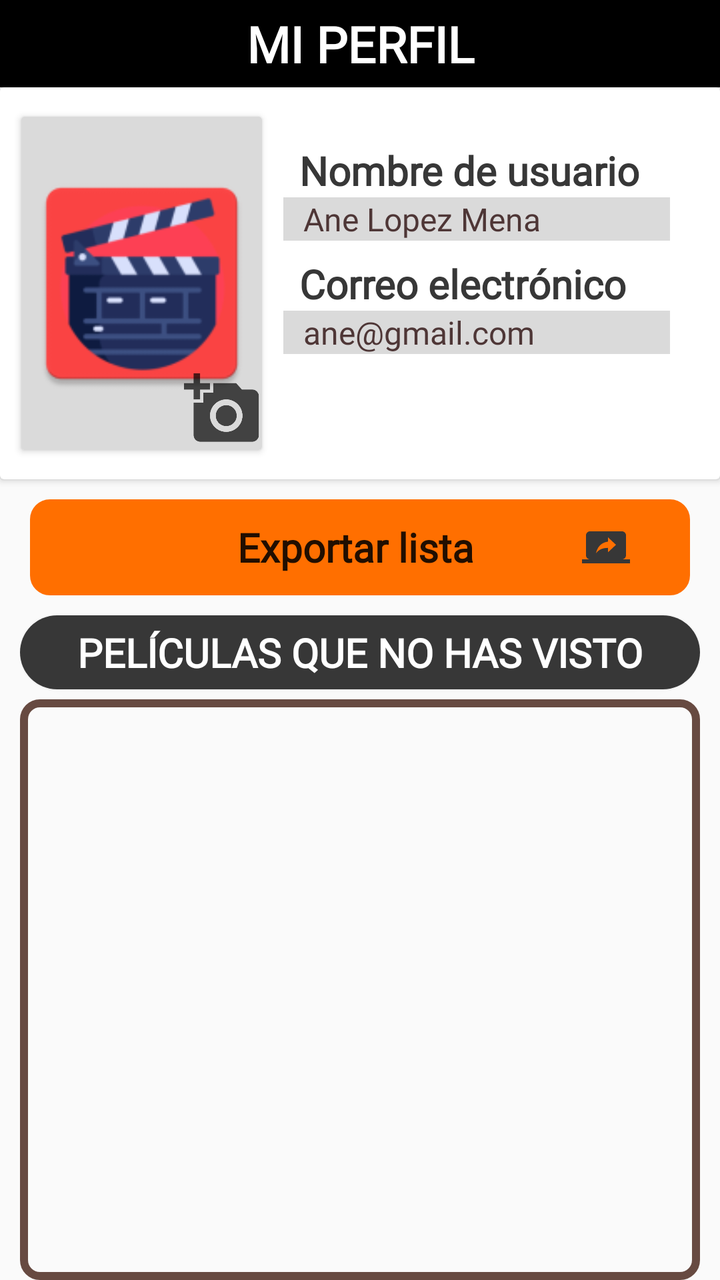
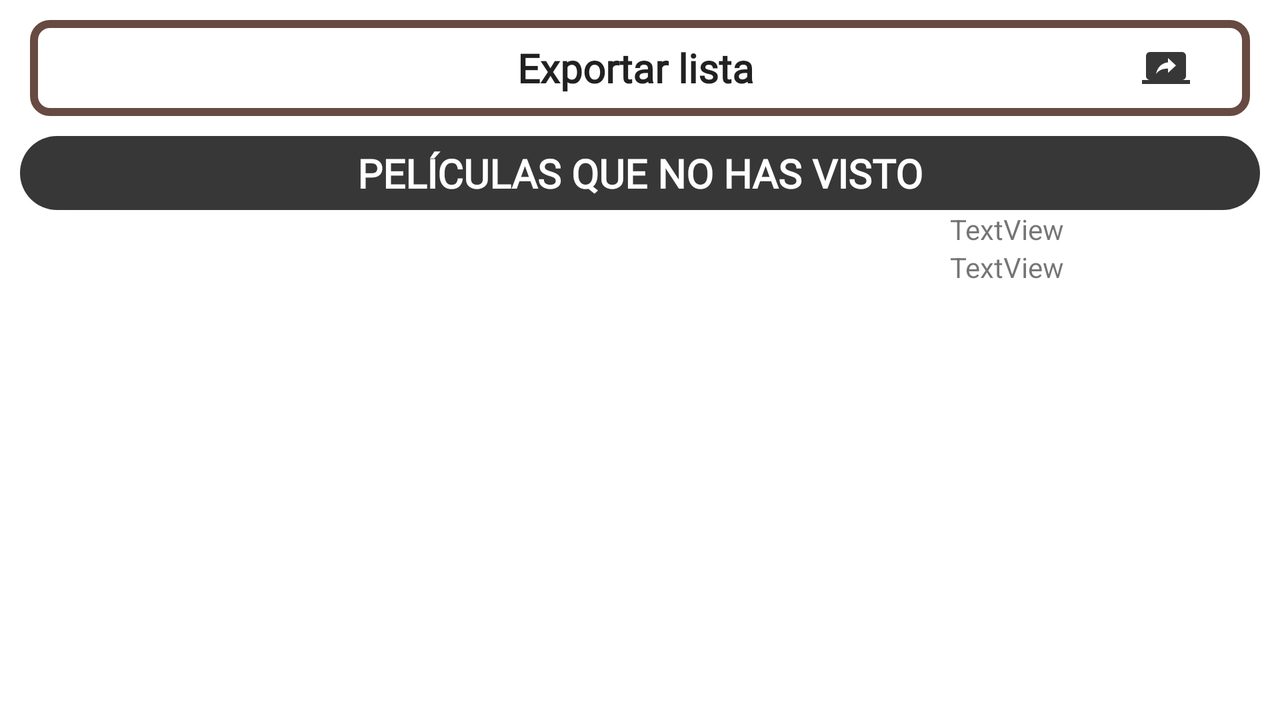

First picture: res/layout/ on a phone held upright. Second picture: the repository's own variant of that layout, on a device whose configuration matches the variant's folder. Source for both follows.
<!-- AndroidManifest.xml: application theme TemaAplicacion -->
<!-- res/layout/fragment_slideshow.xml -->
<?xml version="1.0" encoding="utf-8"?>
<LinearLayout xmlns:android="http://schemas.android.com/apk/res/android"
    xmlns:app="http://schemas.android.com/apk/res-auto"
    xmlns:tools="http://schemas.android.com/tools"
    android:layout_width="match_parent"
    android:layout_height="match_parent"
    android:orientation="vertical"
    tools:context=".fragments.ui.sin_ver.Frag_SinVer">

    <TextView
        android:id="@+id/textView12"
        android:layout_width="match_parent"
        android:layout_height="wrap_content"
        android:text="@string/text_perfil"
        style="@style/titulos"
        android:background="@color/black"/>

    <androidx.cardview.widget.CardView
        android:layout_width="match_parent"
        android:layout_height="196dp">

        <LinearLayout
            android:layout_width="match_parent"
            android:layout_height="match_parent"
            android:orientation="horizontal">

            <androidx.cardview.widget.CardView
                android:layout_width="0dp"
                android:layout_height="match_parent"
                android:scaleX="0.85"
                android:scaleY="0.85"
                android:backgroundTint="@color/azul_cian"
                android:elevation="20dp"
                android:layout_weight="0.65">

                <androidx.constraintlayout.widget.ConstraintLayout
                    android:layout_width="match_parent"
                    android:layout_height="match_parent">

                    <ImageView
                        android:id="@+id/iv_perfil"
                        android:layout_width="match_parent"
                        android:layout_height="match_parent"
                        app:layout_constraintEnd_toEndOf="parent"
                        app:layout_constraintStart_toStartOf="parent"
                        app:layout_constraintTop_toTopOf="parent"
                        tools:src="@mipmap/ic_launcher" />

                    <ImageView
                        android:id="@+id/camara_small"
                        android:layout_width="46dp"
                        android:layout_height="48dp"
                        android:src="@drawable/cambiar_foto"
                        app:layout_constraintBottom_toBottomOf="parent"
                        app:layout_constraintEnd_toEndOf="parent" />
                </androidx.constraintlayout.widget.ConstraintLayout>

            </androidx.cardview.widget.CardView>

            <LinearLayout
                android:layout_width="0dp"
                android:layout_height="match_parent"
                android:layout_weight="1"
                android:paddingRight="25dp"
                android:orientation="vertical">

                <Space
                    android:layout_width="match_parent"
                    android:layout_height="20dp" />

                <TextView
                    android:id="@+id/textView11"
                    android:layout_width="match_parent"
                    android:layout_height="wrap_content"
                    android:text="@string/nombredeusuario"
                    style="@style/cabeceras"/>

                <TextView
                    android:id="@+id/perfil_nombre"
                    android:layout_width="match_parent"
                    android:layout_height="wrap_content"
                    android:background="@color/azul_cian"
                    android:fontFamily="@font/montserrat"
                    android:paddingLeft="10dp"
                    android:paddingRight="10dp"
                    android:text="Ane Lopez Mena"
                    android:textColor="@color/azul_oscuro"
                    android:textSize="16dp" />

                <TextView
                    android:id="@+id/textView13"
                    android:layout_width="match_parent"
                    android:layout_height="wrap_content"
                    android:text="@string/text_perfil_email"
                    style="@style/cabeceras"/>

                <TextView
                    android:id="@+id/perfil_email"
                    android:layout_width="match_parent"
                    android:layout_height="wrap_content"
                    android:background="@color/azul_cian"
                    android:paddingLeft="10dp"
                    android:paddingRight="10dp"
                    android:text="ane@gmail.com"
                    android:fontFamily="@font/montserrat"
                    android:textColor="@color/azul_oscuro"
                    android:textSize="16dp" />

            </LinearLayout>
        </LinearLayout>

    </androidx.cardview.widget.CardView>

    <LinearLayout
        android:layout_width="match_parent"
        android:layout_height="wrap_content"
        android:orientation="horizontal">

        <LinearLayout
            android:layout_width="match_parent"
            android:layout_height="wrap_content"
            android:layout_weight="1"
            android:orientation="vertical">

            <Button
                android:id="@+id/exportar"
                style="@style/boton_gris"
                android:layout_marginHorizontal="15dp"
                android:paddingEnd="30dp"

                android:drawablePadding="-50dp"
                android:background="@drawable/search_view_bg"
                android:backgroundTint="@color/colorPrimary"
                android:drawableEnd="@drawable/exportar"
                android:layout_width="match_parent"
                android:layout_height="wrap_content"
                android:layout_weight="1"
                android:text="@string/exportar" />

            <Space
                android:layout_width="wrap_content"
                android:layout_height="10dp"
                android:layout_weight="1" />
        </LinearLayout>


    </LinearLayout>

    <LinearLayout
        android:layout_width="match_parent"
        android:layout_height="match_parent"
        android:orientation="vertical"
        android:paddingHorizontal="10dp">

        <androidx.cardview.widget.CardView
            android:layout_width="match_parent"
            android:layout_height="wrap_content"

            app:cardCornerRadius="700dp">

            <TextView
                android:id="@+id/textView"
                style="@style/titulos"
                android:layout_width="match_parent"
                android:layout_height="wrap_content"
                android:background="@color/azul_oscuro2"
                android:gravity="center"
                android:text="@string/pelisQueNoHasVisto"
                android:textColor="@color/white"
                android:textSize="20dp"
                android:textStyle="bold" />

        </androidx.cardview.widget.CardView>

        <LinearLayout
            android:layout_width="match_parent"
            android:layout_height="match_parent"
            android:orientation="vertical">

            <Space
                android:layout_width="match_parent"
                android:layout_height="5dp" />

            <androidx.recyclerview.widget.RecyclerView
                android:id="@+id/rv_sinVer"
                android:layout_width="match_parent"
                android:layout_height="match_parent"
                android:paddingHorizontal="10dp"
                android:paddingTop="10dp"
                android:background="@drawable/search_view_bg">

            </androidx.recyclerview.widget.RecyclerView>
        </LinearLayout>

    </LinearLayout>

</LinearLayout>
<!-- resources referenced by this layout -->
<resources>
  <color name="azul_cian">#DADADA</color>
  <color name="azul_oscuro">#4E3636</color>
  <color name="azul_oscuro2">#373737</color>
  <color name="black">#FF000000</color>
  <color name="colorPrimary">#FF6F00</color>
  <color name="white">#FFFFFFFF</color>
  <!-- drawable cambiar_foto (drawable) -->
  <vector android:alpha="0.7" android:height="24dp" android:tint="#000000"
      android:viewportHeight="24" android:viewportWidth="24"
      android:width="24dp" xmlns:android="http://schemas.android.com/apk/res/android">
      <path android:fillColor="@android:color/white" android:pathData="M3,4V1h2v3h3v2H5v3H3V6H0V4H3zM6,10V7h3V4h7l1.83,2H21c1.1,0 2,0.9 2,2v12c0,1.1 -0.9,2 -2,2H5c-1.1,0 -2,-0.9 -2,-2V10H6zM13,19c2.76,0 5,-2.24 5,-5s-2.24,-5 -5,-5s-5,2.24 -5,5S10.24,19 13,19zM9.8,14c0,1.77 1.43,3.2 3.2,3.2s3.2,-1.43 3.2,-3.2s-1.43,-3.2 -3.2,-3.2S9.8,12.23 9.8,14z"/>
  </vector>
  <!-- drawable exportar (drawable) -->
  <vector android:autoMirrored="true" android:height="24dp"
      android:tint="@color/azul_oscuro2" android:viewportHeight="24"
      android:viewportWidth="24" android:width="24dp" xmlns:android="http://schemas.android.com/apk/res/android">
      <path android:fillColor="@android:color/white" android:pathData="M20,18c1.1,0 1.99,-0.9 1.99,-2L22,6c0,-1.11 -0.9,-2 -2,-2L4,4c-1.11,0 -2,0.89 -2,2v10c0,1.1 0.89,2 2,2L0,18v2h24v-2h-4zM13,14.47v-2.19c-2.78,0 -4.61,0.85 -6,2.72 0.56,-2.67 2.11,-5.33 6,-5.87L13,7l4,3.73 -4,3.74z"/>
  </vector>
  <!-- drawable search_view_bg (drawable) -->
  <?xml version="1.0" encoding="utf-8"?>
  <shape xmlns:android="http://schemas.android.com/apk/res/android">
      <corners android:radius="8dp"/>
      <stroke android:color="@color/azul_turquesa"
          android:width="4dp"/>
  
  </shape>
  <string name="exportar">Exportar lista</string>
  <string name="nombredeusuario">Nombre de usuario</string>
  <string name="pelisQueNoHasVisto">Películas que no has visto</string>
  <string name="text_perfil">Mi perfil</string>
  <string name="text_perfil_email">Correo electrónico</string>
  <style name="boton_gris" parent="Theme.MaterialComponents.DayNight.DarkActionBar">
  
          <item name="android:textSize">20dp</item>
          <item name="android:paddingTop">10dp</item>
          <item name="android:layout_marginTop">10dp</item>
          <item name="fontFamily">@font/montserrat</item>
          <item name="android:paddingBottom">10dp</item>
          <item name="android:textStyle">bold</item>
      </style>
  <style name="cabeceras" parent="Theme.MaterialComponents.DayNight.DarkActionBar">
          <item name="android:textSize">20dp</item>
          <item name="android:textColor">@color/azul_oscuro2</item>
          <item name="fontFamily">@font/montserrat</item>
          <item name="android:textStyle">bold</item>
          <item name="android:paddingTop">8dp</item>
          <item name="android:paddingStart">8dp</item>
      </style>
  <style name="TemaAplicacion" parent="Theme.AppCompat.Light.DarkActionBar">
          
          <item name="colorPrimary">@color/colorPrimary</item>
          <item name="textAppearanceLabelMedium">@color/white</item>
          <item name="colorPrimaryDark">@color/colorPrimaryDark</item>
          <item name="colorAccent">@color/colorAccent</item>
      </style>
  <color name="azul_turquesa">#674A41</color>
  <color name="colorPrimaryDark">@color/azul_oscuro2</color>
  <color name="colorAccent">@color/azul_turquesa</color>
</resources>
<!-- res/layout-land/fragment_slideshow.xml (the repository's variant of the layout above) -->
<!-- drawn on the phone turned sideways -->
<?xml version="1.0" encoding="utf-8"?>
<LinearLayout xmlns:android="http://schemas.android.com/apk/res/android"
    xmlns:app="http://schemas.android.com/apk/res-auto"
    xmlns:tools="http://schemas.android.com/tools"
    android:layout_width="match_parent"
    android:layout_height="match_parent"
    android:orientation="vertical"
    android:background="@color/white"
    android:backgroundTint="@color/white"
    tools:context=".fragments.ui.sin_ver.Frag_SinVer">

    <LinearLayout
        android:layout_width="match_parent"
        android:layout_height="wrap_content"
        android:orientation="horizontal">

        <LinearLayout
            android:layout_width="match_parent"
            android:layout_height="wrap_content"
            android:layout_weight="1"
            android:orientation="vertical">

            <Button
                android:id="@+id/exportar"
                style="@style/boton_gris"
                android:layout_marginHorizontal="15dp"
                android:paddingEnd="30dp"

                android:drawablePadding="-50dp"
                android:background="@drawable/search_view_bg"
                android:drawableEnd="@drawable/exportar"
                android:layout_width="match_parent"
                android:layout_height="wrap_content"
                android:layout_weight="1"
                android:text="@string/exportar" />

            <Space
                android:layout_width="wrap_content"
                android:layout_height="10dp"
                android:layout_weight="1" />
        </LinearLayout>


    </LinearLayout>

    <LinearLayout
        android:layout_width="match_parent"
        android:layout_height="match_parent"
        android:orientation="vertical"
        android:paddingHorizontal="10dp">

        <androidx.cardview.widget.CardView
            android:layout_width="match_parent"
            android:layout_height="wrap_content"

            app:cardCornerRadius="700dp">

            <TextView
                android:id="@+id/textView"
                style="@style/titulos"
                android:layout_width="match_parent"
                android:layout_height="wrap_content"
                android:background="@color/azul_oscuro2"
                android:gravity="center"
                android:text="@string/pelisQueNoHasVisto"
                android:textColor="@color/white"
                android:textSize="20dp"
                android:textStyle="bold" />

        </androidx.cardview.widget.CardView>

        <LinearLayout
            android:layout_width="match_parent"
            android:layout_height="match_parent"
            android:orientation="vertical">

            <LinearLayout
                android:layout_width="match_parent"
                android:layout_height="match_parent"
                android:orientation="horizontal">

                <LinearLayout
                    android:layout_width="0dp"
                    android:layout_height="match_parent"
                    android:layout_weight="1.5"
                    android:orientation="vertical">

                    <androidx.recyclerview.widget.RecyclerView
                        android:id="@+id/rv_sinVer"
                        android:layout_width="match_parent"
                        android:layout_height="match_parent"
                        android:background="@color/white"
                        android:backgroundTint="@color/white"
                        android:paddingHorizontal="20dp"
                        android:paddingTop="10dp">

                    </androidx.recyclerview.widget.RecyclerView>
                </LinearLayout>

                <LinearLayout
                    android:layout_width="0dp"
                    android:layout_height="match_parent"
                    android:layout_weight="0.5"
                    android:orientation="vertical">

                    <ImageView
                        android:id="@+id/iv_perfil"
                        android:layout_width="wrap_content"
                        android:layout_height="wrap_content"
                        android:src="@drawable/popcorn" />

                    <TextView
                        android:id="@+id/perfil_nombre"
                        android:layout_width="match_parent"
                        android:layout_height="wrap_content"
                        android:text="TextView" />

                    <TextView
                        android:id="@+id/perfil_email"
                        android:layout_width="match_parent"
                        android:layout_height="wrap_content"
                        android:text="TextView" />

                </LinearLayout>

            </LinearLayout>

        </LinearLayout>

    </LinearLayout>

</LinearLayout>
<!-- resources referenced by the variant -->
<!-- as the phone turned sideways resolves them -->
<resources>
  <color name="azul_oscuro2">#373737</color>
  <color name="white">#FFFFFFFF</color>
  <!-- drawable exportar (drawable) -->
  <vector android:autoMirrored="true" android:height="24dp"
      android:tint="@color/azul_oscuro2" android:viewportHeight="24"
      android:viewportWidth="24" android:width="24dp" xmlns:android="http://schemas.android.com/apk/res/android">
      <path android:fillColor="@android:color/white" android:pathData="M20,18c1.1,0 1.99,-0.9 1.99,-2L22,6c0,-1.11 -0.9,-2 -2,-2L4,4c-1.11,0 -2,0.89 -2,2v10c0,1.1 0.89,2 2,2L0,18v2h24v-2h-4zM13,14.47v-2.19c-2.78,0 -4.61,0.85 -6,2.72 0.56,-2.67 2.11,-5.33 6,-5.87L13,7l4,3.73 -4,3.74z"/>
  </vector>
  <!-- drawable search_view_bg (drawable) -->
  <?xml version="1.0" encoding="utf-8"?>
  <shape xmlns:android="http://schemas.android.com/apk/res/android">
      <corners android:radius="8dp"/>
      <stroke android:color="@color/azul_turquesa"
          android:width="4dp"/>
  
  </shape>
  <string name="exportar">Exportar lista</string>
  <string name="pelisQueNoHasVisto">Películas que no has visto</string>
  <style name="boton_gris" parent="Theme.MaterialComponents.DayNight.DarkActionBar">
  
          <item name="android:textSize">20dp</item>
          <item name="android:paddingTop">10dp</item>
          <item name="android:layout_marginTop">10dp</item>
          <item name="fontFamily">@font/montserrat</item>
          <item name="android:paddingBottom">10dp</item>
          <item name="android:textStyle">bold</item>
      </style>
  <style name="titulos" parent="Theme.MaterialComponents.DayNight.DarkActionBar">
          <item name="android:background">@color/azul_oscuro2</item>
          <item name="android:textSize">25dp</item>
          <item name="fontFamily">@font/montserrat</item>
          <item name="android:paddingHorizontal">15dp</item>
          <item name="android:paddingLeft">10dp</item>
          <item name="android:paddingTop">5dp</item>
          <item name="android:paddingBottom">5dp</item>
          <item name="android:textAllCaps">true</item>
          <item name="android:textAlignment">center</item>
          <item name="android:textColor">@color/white</item>
          <item name="android:textStyle">bold</item>
      </style>
  <style name="TemaAplicacion" parent="Theme.AppCompat.Light.DarkActionBar">
          
          <item name="colorPrimary">@color/colorPrimary</item>
          <item name="textAppearanceLabelMedium">@color/white</item>
          <item name="colorPrimaryDark">@color/colorPrimaryDark</item>
          <item name="colorAccent">@color/colorAccent</item>
      </style>
  <color name="azul_turquesa">#674A41</color>
  <color name="colorPrimary">#FF6F00</color>
  <color name="colorPrimaryDark">@color/azul_oscuro2</color>
  <color name="colorAccent">@color/azul_turquesa</color>
</resources>
